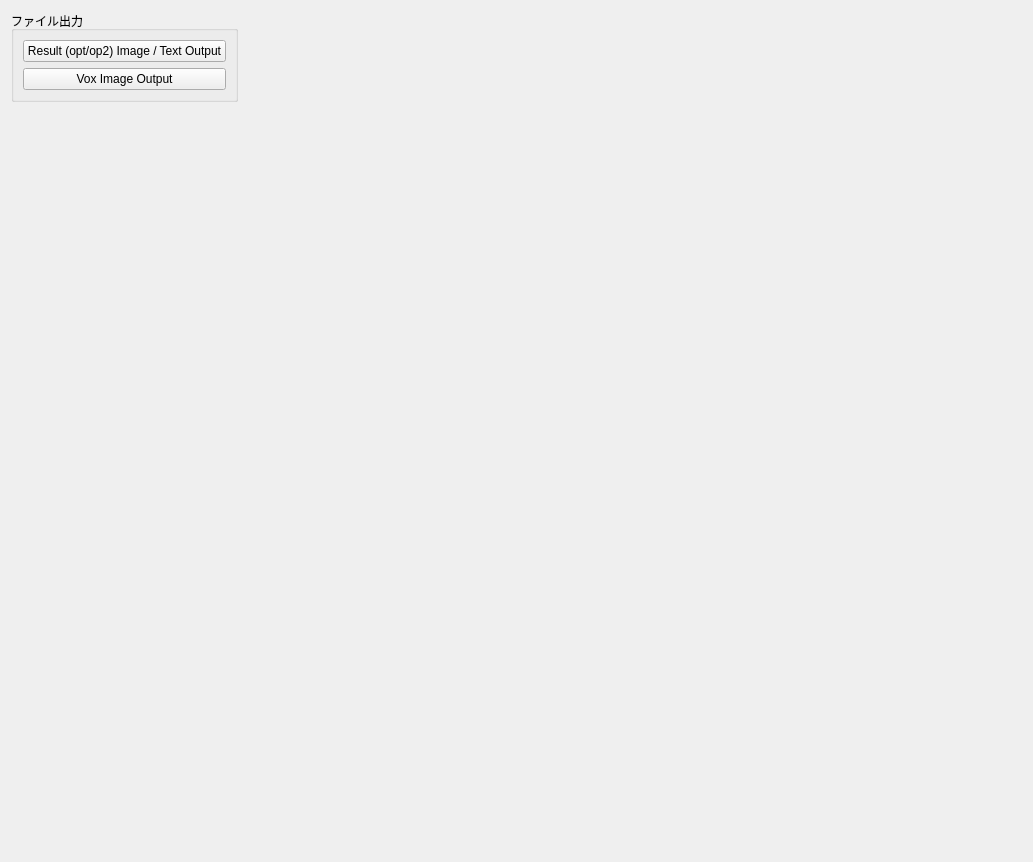
         <widget class="QWidget" name="UtilityTab">
          <attribute name="title">
           <string>Utility</string>
          </attribute>
          <layout class="QGridLayout" name="gridLayout_19">
           <item row="0" column="0">
            <widget class="QGroupBox" name="groupBox">
             <property name="title">
              <string>ファイル出力</string>
             </property>
             <layout class="QGridLayout" name="gridLayout_43">
              <item row="0" column="0">
               <widget class="QPushButton" name="pushButton_result3d_output_data">
                <property name="text">
                 <string>Result (opt/op2) Image / Text Output</string>
                </property>
               </widget>
              </item>
              <item row="1" column="0">
               <widget class="QPushButton" name="pushButton_vox_output_data">
                <property name="text">
                 <string>Vox Image Output</string>
                </property>
               </widget>
              </item>
             </layout>
            </widget>
           </item>
           <item row="0" column="1">
            <spacer name="horizontalSpacer_37">
             <property name="orientation">
              <enum>Qt::Horizontal</enum>
             </property>
             <property name="sizeHint" stdset="0">
              <size>
               <width>784</width>
               <height>20</height>
              </size>
             </property>
            </spacer>
           </item>
           <item row="1" column="0">
            <spacer name="verticalSpacer_13">
             <property name="orientation">
              <enum>Qt::Vertical</enum>
             </property>
             <property name="sizeHint" stdset="0">
              <size>
               <width>20</width>
               <height>749</height>
              </size>
             </property>
            </spacer>
           </item>
          </layout>
         </widget>
